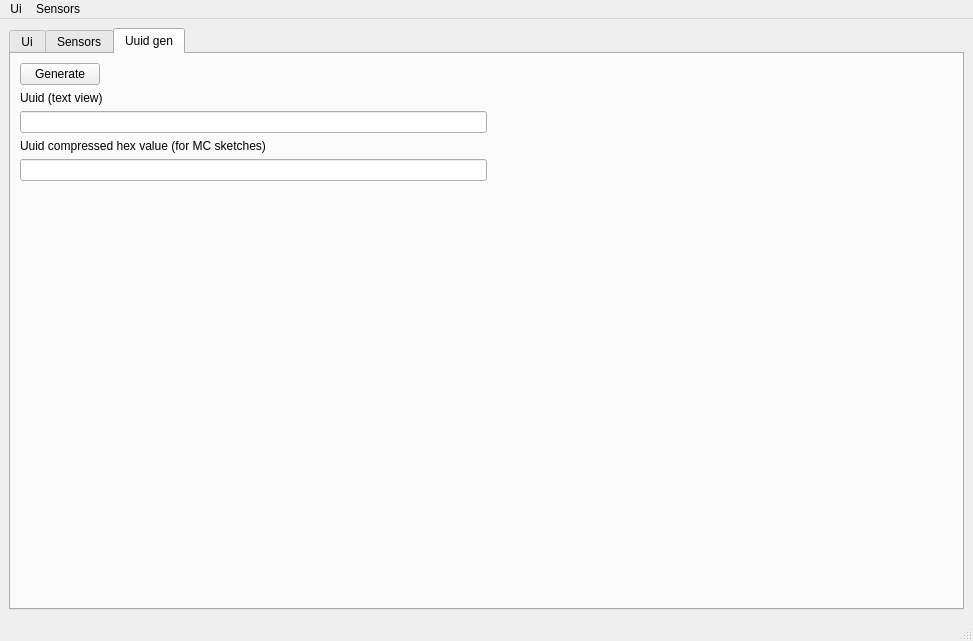
<?xml version="1.0" encoding="UTF-8"?>
<ui version="4.0">
 <class>MainWindow</class>
 <widget class="QMainWindow" name="MainWindow">
  <property name="geometry">
   <rect>
    <x>0</x>
    <y>0</y>
    <width>973</width>
    <height>641</height>
   </rect>
  </property>
  <property name="windowTitle">
   <string>MainWindow</string>
  </property>
  <widget class="QWidget" name="centralwidget">
   <layout class="QHBoxLayout" name="horizontalLayout" stretch="0">
    <property name="leftMargin">
     <number>9</number>
    </property>
    <property name="topMargin">
     <number>9</number>
    </property>
    <property name="rightMargin">
     <number>9</number>
    </property>
    <item>
     <widget class="QTabWidget" name="tabWidget">
      <property name="currentIndex">
       <number>2</number>
      </property>
      <widget class="QWidget" name="tab">
       <attribute name="title">
        <string>Ui</string>
       </attribute>
       <layout class="QHBoxLayout" name="horizontalLayout_4" stretch="1,2">
        <property name="leftMargin">
         <number>4</number>
        </property>
        <property name="topMargin">
         <number>4</number>
        </property>
        <property name="rightMargin">
         <number>4</number>
        </property>
        <property name="bottomMargin">
         <number>4</number>
        </property>
        <item>
         <widget class="QWidget" name="widget" native="true">
          <layout class="QVBoxLayout" name="verticalLayout_4" stretch="0,4,1">
           <property name="leftMargin">
            <number>0</number>
           </property>
           <property name="topMargin">
            <number>0</number>
           </property>
           <property name="rightMargin">
            <number>0</number>
           </property>
           <property name="bottomMargin">
            <number>0</number>
           </property>
           <item>
            <widget class="QWidget" name="toolbar" native="true">
             <layout class="QHBoxLayout" name="horizontalLayout_3">
              <property name="leftMargin">
               <number>0</number>
              </property>
              <property name="topMargin">
               <number>0</number>
              </property>
              <property name="rightMargin">
               <number>0</number>
              </property>
              <property name="bottomMargin">
               <number>0</number>
              </property>
              <item>
               <widget class="QPushButton" name="addGroupBtn">
                <property name="minimumSize">
                 <size>
                  <width>41</width>
                  <height>26</height>
                 </size>
                </property>
                <property name="maximumSize">
                 <size>
                  <width>41</width>
                  <height>26</height>
                 </size>
                </property>
                <property name="font">
                 <font>
                  <weight>75</weight>
                  <bold>true</bold>
                 </font>
                </property>
                <property name="toolTip">
                 <string>Add group</string>
                </property>
                <property name="text">
                 <string>+ Grp</string>
                </property>
               </widget>
              </item>
              <item>
               <widget class="QPushButton" name="addControlBtn">
                <property name="minimumSize">
                 <size>
                  <width>41</width>
                  <height>26</height>
                 </size>
                </property>
                <property name="maximumSize">
                 <size>
                  <width>41</width>
                  <height>26</height>
                 </size>
                </property>
                <property name="font">
                 <font>
                  <weight>75</weight>
                  <bold>true</bold>
                 </font>
                </property>
                <property name="toolTip">
                 <string>Add control</string>
                </property>
                <property name="text">
                 <string>+ Ctl</string>
                </property>
               </widget>
              </item>
              <item>
               <widget class="QPushButton" name="addParamBtn">
                <property name="minimumSize">
                 <size>
                  <width>41</width>
                  <height>26</height>
                 </size>
                </property>
                <property name="maximumSize">
                 <size>
                  <width>41</width>
                  <height>26</height>
                 </size>
                </property>
                <property name="font">
                 <font>
                  <weight>75</weight>
                  <bold>true</bold>
                 </font>
                </property>
                <property name="toolTip">
                 <string>Add parameter</string>
                </property>
                <property name="text">
                 <string>+ Prm</string>
                </property>
               </widget>
              </item>
              <item>
               <widget class="QPushButton" name="removeBtn">
                <property name="minimumSize">
                 <size>
                  <width>41</width>
                  <height>26</height>
                 </size>
                </property>
                <property name="maximumSize">
                 <size>
                  <width>41</width>
                  <height>26</height>
                 </size>
                </property>
                <property name="font">
                 <font>
                  <weight>75</weight>
                  <bold>true</bold>
                 </font>
                </property>
                <property name="toolTip">
                 <string>Remove element</string>
                </property>
                <property name="text">
                 <string>--</string>
                </property>
               </widget>
              </item>
              <item>
               <spacer name="horizontalSpacer">
                <property name="orientation">
                 <enum>Qt::Horizontal</enum>
                </property>
                <property name="sizeHint" stdset="0">
                 <size>
                  <width>47</width>
                  <height>20</height>
                 </size>
                </property>
               </spacer>
              </item>
             </layout>
            </widget>
           </item>
           <item>
            <widget class="QTreeWidget" name="controlsTree">
             <attribute name="headerVisible">
              <bool>false</bool>
             </attribute>
             <column>
              <property name="text">
               <string notr="true">1</string>
              </property>
             </column>
            </widget>
           </item>
           <item>
            <widget class="QWidget" name="elemPropsWidget" native="true"/>
           </item>
          </layout>
         </widget>
        </item>
        <item>
         <widget class="QWidget" name="widget_2" native="true">
          <layout class="QVBoxLayout" name="verticalLayout_3" stretch="2,1">
           <property name="leftMargin">
            <number>0</number>
           </property>
           <property name="topMargin">
            <number>0</number>
           </property>
           <property name="rightMargin">
            <number>0</number>
           </property>
           <property name="bottomMargin">
            <number>0</number>
           </property>
           <item>
            <widget class="QScrollArea" name="controlsView">
             <property name="widgetResizable">
              <bool>true</bool>
             </property>
             <widget class="QWidget" name="scrollAreaWidgetContents">
              <property name="geometry">
               <rect>
                <x>0</x>
                <y>0</y>
                <width>623</width>
                <height>357</height>
               </rect>
              </property>
             </widget>
            </widget>
           </item>
           <item>
            <widget class="QTextEdit" name="commandsLogView">
             <property name="readOnly">
              <bool>true</bool>
             </property>
            </widget>
           </item>
          </layout>
         </widget>
        </item>
       </layout>
      </widget>
      <widget class="QWidget" name="tab_2">
       <attribute name="title">
        <string>Sensors</string>
       </attribute>
       <layout class="QHBoxLayout" name="horizontalLayout_7" stretch="0,1">
        <item>
         <widget class="QWidget" name="widget_3" native="true">
          <layout class="QVBoxLayout" name="verticalLayout_6" stretch="0,1,0">
           <property name="leftMargin">
            <number>0</number>
           </property>
           <property name="topMargin">
            <number>0</number>
           </property>
           <property name="rightMargin">
            <number>0</number>
           </property>
           <property name="bottomMargin">
            <number>0</number>
           </property>
           <item>
            <widget class="QWidget" name="widget_4" native="true">
             <layout class="QHBoxLayout" name="horizontalLayout_5">
              <property name="leftMargin">
               <number>0</number>
              </property>
              <property name="topMargin">
               <number>0</number>
              </property>
              <property name="rightMargin">
               <number>0</number>
              </property>
              <property name="bottomMargin">
               <number>0</number>
              </property>
              <item>
               <widget class="QPushButton" name="addSensorBtn">
                <property name="text">
                 <string>Add</string>
                </property>
               </widget>
              </item>
              <item>
               <widget class="QPushButton" name="delSensorBtn">
                <property name="text">
                 <string>Remove</string>
                </property>
               </widget>
              </item>
              <item>
               <spacer name="horizontalSpacer_3">
                <property name="orientation">
                 <enum>Qt::Horizontal</enum>
                </property>
                <property name="sizeHint" stdset="0">
                 <size>
                  <width>81</width>
                  <height>20</height>
                 </size>
                </property>
               </spacer>
              </item>
             </layout>
            </widget>
           </item>
           <item>
            <widget class="QListWidget" name="sensorsTree"/>
           </item>
           <item>
            <widget class="QWidget" name="widget_5" native="true">
             <layout class="QHBoxLayout" name="horizontalLayout_6">
              <property name="leftMargin">
               <number>0</number>
              </property>
              <property name="topMargin">
               <number>0</number>
              </property>
              <property name="rightMargin">
               <number>0</number>
              </property>
              <property name="bottomMargin">
               <number>0</number>
              </property>
              <item>
               <widget class="QGroupBox" name="sensorTypeGroup">
                <property name="title">
                 <string>Type</string>
                </property>
                <layout class="QVBoxLayout" name="verticalLayout">
                 <item>
                  <widget class="QRadioButton" name="singleNTSensorBtn">
                   <property name="text">
                    <string>Single value (no time)</string>
                   </property>
                   <property name="checked">
                    <bool>true</bool>
                   </property>
                  </widget>
                 </item>
                 <item>
                  <widget class="QRadioButton" name="singleLTSensorBtn">
                   <property name="text">
                    <string>Single (local time)</string>
                   </property>
                  </widget>
                 </item>
                 <item>
                  <widget class="QRadioButton" name="singleGTSensorBtn">
                   <property name="text">
                    <string>Single (global time)</string>
                   </property>
                  </widget>
                 </item>
                 <item>
                  <widget class="QRadioButton" name="packetNTSensorBtn">
                   <property name="text">
                    <string>Packet (no time)</string>
                   </property>
                  </widget>
                 </item>
                 <item>
                  <widget class="QRadioButton" name="packetLTSensorBtn">
                   <property name="text">
                    <string>Packet (local time)</string>
                   </property>
                  </widget>
                 </item>
                 <item>
                  <widget class="QRadioButton" name="packetGTSensorBtn">
                   <property name="text">
                    <string>Packet (global time)</string>
                   </property>
                  </widget>
                 </item>
                 <item>
                  <widget class="QRadioButton" name="textSensorBtn">
                   <property name="text">
                    <string>Text</string>
                   </property>
                  </widget>
                 </item>
                </layout>
               </widget>
              </item>
              <item>
               <widget class="QWidget" name="widget_6" native="true">
                <layout class="QVBoxLayout" name="verticalLayout_5">
                 <property name="leftMargin">
                  <number>0</number>
                 </property>
                 <property name="topMargin">
                  <number>0</number>
                 </property>
                 <property name="rightMargin">
                  <number>0</number>
                 </property>
                 <property name="bottomMargin">
                  <number>0</number>
                 </property>
                 <item>
                  <widget class="QLabel" name="label">
                   <property name="text">
                    <string>Dimensions</string>
                   </property>
                  </widget>
                 </item>
                 <item>
                  <widget class="QSpinBox" name="sensorDimsEdit">
                   <property name="minimum">
                    <number>1</number>
                   </property>
                   <property name="maximum">
                    <number>2147483647</number>
                   </property>
                  </widget>
                 </item>
                 <item>
                  <spacer name="verticalSpacer">
                   <property name="orientation">
                    <enum>Qt::Vertical</enum>
                   </property>
                   <property name="sizeHint" stdset="0">
                    <size>
                     <width>20</width>
                     <height>195</height>
                    </size>
                   </property>
                  </spacer>
                 </item>
                </layout>
               </widget>
              </item>
             </layout>
            </widget>
           </item>
          </layout>
         </widget>
        </item>
        <item>
         <spacer name="horizontalSpacer_2">
          <property name="orientation">
           <enum>Qt::Horizontal</enum>
          </property>
          <property name="sizeHint" stdset="0">
           <size>
            <width>668</width>
            <height>20</height>
           </size>
          </property>
         </spacer>
        </item>
       </layout>
      </widget>
      <widget class="QWidget" name="tab_3">
       <attribute name="title">
        <string>Uuid gen</string>
       </attribute>
       <layout class="QGridLayout" name="gridLayout">
        <item row="0" column="0">
         <widget class="QWidget" name="widget_7" native="true">
          <layout class="QVBoxLayout" name="verticalLayout_2">
           <property name="leftMargin">
            <number>0</number>
           </property>
           <property name="topMargin">
            <number>0</number>
           </property>
           <property name="rightMargin">
            <number>0</number>
           </property>
           <property name="bottomMargin">
            <number>0</number>
           </property>
           <item>
            <widget class="QWidget" name="widget_8" native="true">
             <layout class="QHBoxLayout" name="horizontalLayout_2">
              <property name="leftMargin">
               <number>0</number>
              </property>
              <property name="topMargin">
               <number>0</number>
              </property>
              <property name="rightMargin">
               <number>0</number>
              </property>
              <property name="bottomMargin">
               <number>0</number>
              </property>
              <item>
               <widget class="QPushButton" name="uuidGenBtn">
                <property name="text">
                 <string>Generate</string>
                </property>
               </widget>
              </item>
              <item>
               <spacer name="horizontalSpacer_5">
                <property name="orientation">
                 <enum>Qt::Horizontal</enum>
                </property>
                <property name="sizeHint" stdset="0">
                 <size>
                  <width>40</width>
                  <height>20</height>
                 </size>
                </property>
               </spacer>
              </item>
             </layout>
            </widget>
           </item>
           <item>
            <widget class="QLabel" name="label_2">
             <property name="text">
              <string>Uuid (text view)</string>
             </property>
            </widget>
           </item>
           <item>
            <widget class="QLineEdit" name="uuidViewText">
             <property name="readOnly">
              <bool>true</bool>
             </property>
            </widget>
           </item>
           <item>
            <widget class="QLabel" name="label_3">
             <property name="text">
              <string>Uuid compressed hex value (for MC sketches)</string>
             </property>
            </widget>
           </item>
           <item>
            <widget class="QLineEdit" name="uuidCompressedHex">
             <property name="readOnly">
              <bool>true</bool>
             </property>
            </widget>
           </item>
          </layout>
         </widget>
        </item>
        <item row="0" column="1">
         <spacer name="horizontalSpacer_4">
          <property name="orientation">
           <enum>Qt::Horizontal</enum>
          </property>
          <property name="sizeHint" stdset="0">
           <size>
            <width>460</width>
            <height>20</height>
           </size>
          </property>
         </spacer>
        </item>
        <item row="1" column="0">
         <spacer name="verticalSpacer_2">
          <property name="orientation">
           <enum>Qt::Vertical</enum>
          </property>
          <property name="sizeHint" stdset="0">
           <size>
            <width>20</width>
            <height>402</height>
           </size>
          </property>
         </spacer>
        </item>
       </layout>
      </widget>
     </widget>
    </item>
   </layout>
  </widget>
  <widget class="QMenuBar" name="menubar">
   <property name="geometry">
    <rect>
     <x>0</x>
     <y>0</y>
     <width>973</width>
     <height>20</height>
    </rect>
   </property>
   <widget class="QMenu" name="menuFile">
    <property name="title">
     <string>Ui</string>
    </property>
    <addaction name="openUiXmlAction"/>
    <addaction name="openUiJsonAction"/>
    <addaction name="saveUiXmlAction"/>
    <addaction name="saveUiJsonAction"/>
    <addaction name="copyUiXmlAsCVarAction"/>
    <addaction name="copyUiJsonAsCVarAction"/>
   </widget>
   <widget class="QMenu" name="menuSensors">
    <property name="title">
     <string>Sensors</string>
    </property>
    <addaction name="openSensorsXmlAction"/>
    <addaction name="openSensorsJsonAction"/>
    <addaction name="saveSensorsXmlAction"/>
    <addaction name="saveSensorsJsonAction"/>
    <addaction name="copySensorsXmlAsCVarAction"/>
    <addaction name="copySensorsJsonAsCVarAction"/>
   </widget>
   <addaction name="menuFile"/>
   <addaction name="menuSensors"/>
  </widget>
  <widget class="QStatusBar" name="statusbar"/>
  <action name="openUiXmlAction">
   <property name="text">
    <string>Open xml</string>
   </property>
  </action>
  <action name="saveUiJsonAction">
   <property name="text">
    <string>Save as json</string>
   </property>
  </action>
  <action name="saveUiXmlAction">
   <property name="text">
    <string>Save as xml</string>
   </property>
  </action>
  <action name="copyUiXmlAsCVarAction">
   <property name="text">
    <string>Copy xml to buffer as C var</string>
   </property>
  </action>
  <action name="copyUiJsonAsCVarAction">
   <property name="text">
    <string>Copy json to buffer as C var</string>
   </property>
  </action>
  <action name="openUiJsonAction">
   <property name="text">
    <string>Open json</string>
   </property>
  </action>
  <action name="openSensorsXmlAction">
   <property name="text">
    <string>Open xml</string>
   </property>
  </action>
  <action name="openSensorsJsonAction">
   <property name="text">
    <string>Open json</string>
   </property>
  </action>
  <action name="saveSensorsXmlAction">
   <property name="text">
    <string>Save as xml</string>
   </property>
  </action>
  <action name="saveSensorsJsonAction">
   <property name="text">
    <string>Save as json</string>
   </property>
  </action>
  <action name="copySensorsXmlAsCVarAction">
   <property name="text">
    <string>Copy xml to buffer as C var</string>
   </property>
  </action>
  <action name="copySensorsJsonAsCVarAction">
   <property name="text">
    <string>Copy json to Buffer as C var</string>
   </property>
  </action>
 </widget>
 <resources/>
 <connections/>
</ui>
